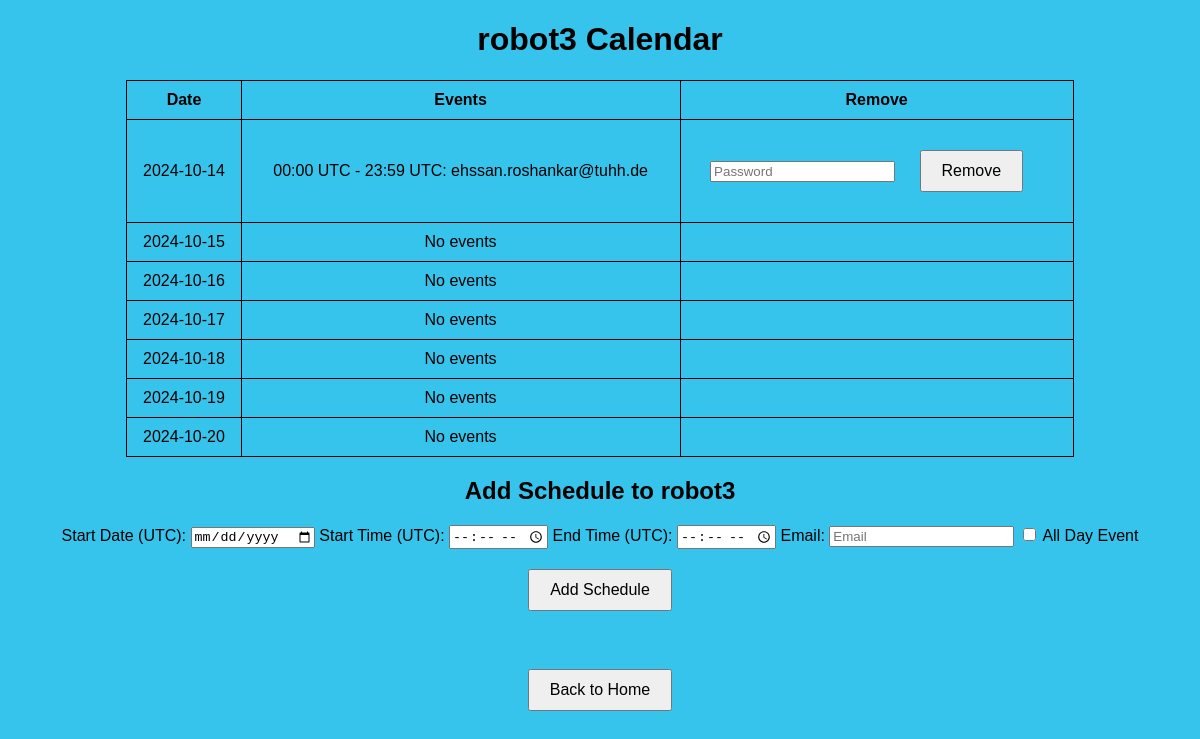
Screenshot of /calendar/robot3 with the database file from the repository.
### app.py (models this page shows)
class ScheduleEntry(db.Model):
    id = db.Column(db.Integer, primary_key=True)
    start_time = db.Column(db.DateTime, nullable=False)
    end_time = db.Column(db.DateTime, nullable=False)
    email = db.Column(db.String(120), nullable=False)
    calendar_type = db.Column(db.String(50), nullable=False)  # New column for calendar type

### app.py (the view)
@app.route('/calendar/<calendar_type>')
def calendar(calendar_type):
    entries = get_entries_for_week(calendar_type)
    return render_template('calendar.html', entries=entries, calendar_type=calendar_type)

### app.py (called while the page is built)
def get_entries_for_week(calendar_type):
    entries = []
    now_utc = datetime.now(pytz.utc)
    start_of_week = now_utc - timedelta(days=now_utc.weekday())  # Get the latest Monday
    start_of_week = start_of_week.replace(hour=0, minute=0, second=0, microsecond=0)  # Set to 00:00:00
    for i in range(7):
        day = start_of_week + timedelta(days=i)
        events = ScheduleEntry.query.filter(
            ScheduleEntry.start_time >= day,
            ScheduleEntry.start_time < day + timedelta(days=1),
            ScheduleEntry.calendar_type == calendar_type  # Filter by calendar type
        ).all()
        entries.append({
            'date': day.date(),
            'events': events
        })
    return entries

### templates/calendar.html (shortened to what this page needs)
<!DOCTYPE html>
<html lang="en">
<head>
</head>
<body>
    <h1>{{ calendar_type }} Calendar</h1>
    <table>
        <thead>
            <tr>
                <th>Date</th>
                <th>Events</th>
                <th>Remove</th>
            </tr>
        </thead>
        <tbody>
            {% for entry in entries %}
            <tr>
                <td>{{ entry.date }}</td>
                <td>
                    {% for event in entry.events %}
                    <div>{{ event.start_time.strftime('%H:%M UTC') }} - {{ event.end_time.strftime('%H:%M UTC') }}: {{ event.email }}</div>
                    {% endfor %}
                    {% if not entry.events %}
                    <div>No events</div>
                    {% endif %}
                </td>
                <td>
                    {% for event in entry.events %}
                    <form action="{{ url_for('remove_entry', calendar_type=calendar_type) }}" method="post" style="display: inline;">
                        <input type="password" name="password" placeholder="Password" required>
                        <button type="submit">Remove</button>
                    </form>
                    {% endfor %}
                </td>
            </tr>
            {% endfor %}
        </tbody>
    </table>
    <h2>Add Schedule to {{ calendar_type }}</h2>
    <form action="{{ url_for('schedule', calendar_type=calendar_type) }}" method="post">
        <label for="start_date">Start Date (UTC):</label>
        <input type="date" id="start_date" name="start_date" required>
        <label for="start_time">Start Time (UTC):</label>
        <input type="time" id="start_time" name="start_time" required>
        <label for="end_time">End Time (UTC):</label>
        <input type="time" id="end_time" name="end_time" required>
        <label for="email">Email:</label>
        <input type="email" id="email" name="email" placeholder="Email" required>
        <label for="all_day">
            <input type="checkbox" id="all_day" name="all_day" onclick="toggleTimeInputs()">
            All Day Event
        </label>
        <button type="submit">Add Schedule</button>
    </form>
    <br>
    <a href="{{ url_for('index') }}">
        <button>Back to Home</button>
    </a>
</body>
</html>

### templates/calendar.html (style rules this page uses)
body { background-color: rgb(54, 196, 236); text-align: center; font-family: Arial, sans-serif; }
table { margin: auto; border-collapse: collapse; width: 80%; }
th, td { border: 1px solid black; padding: 10px; text-align: center; }
button { margin: 20px; padding: 10px 20px; font-size: 16px; }

### rows the page displays
ScheduleEntry: calendar_type "robot3", start_time "00:00 UTC", end_time "23:59 UTC", email "ehssan.roshankar@tuhh.de"

### other values shown
{{ entry.date }} "2024-10-14" "2024-10-15" "2024-10-16" "2024-10-17" "2024-10-18" "2024-10-19" "2024-10-20"
